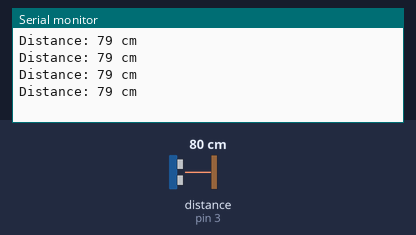
Bench run of a sketch on a simulated Arduino Uno, built with avr-gcc and run on an emulated ATmega328P. Parts: the last lines printed to the serial monitor. Wiring (inferred from the names in the program): ultrasonic range finder: trigger pin 2; echo pin 3. Inputs (shaded band) come from the test bench; at power-on: distance to the obstacle (sensor on pin 3) 80 cm. The echo pulse lasts 58.3 µs per cm.

Above: at 1.2 s.
1.3 s: distance to the obstacle (sensor on pin 3) set to 2 cm
At 1.73 s:
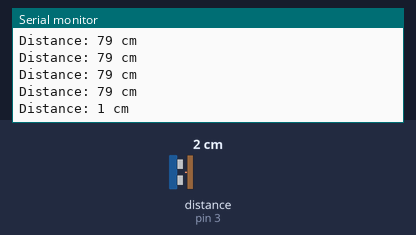
2.8 s: distance to the obstacle (sensor on pin 3) set to 4 cm
At 2.94 s:
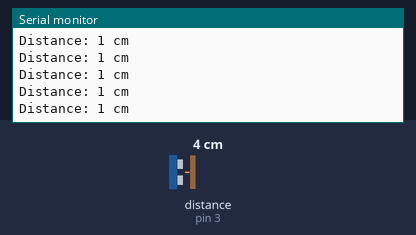
Timing chart, 0 to 5.8 s (numbered marks = the images above; inputs shaded):
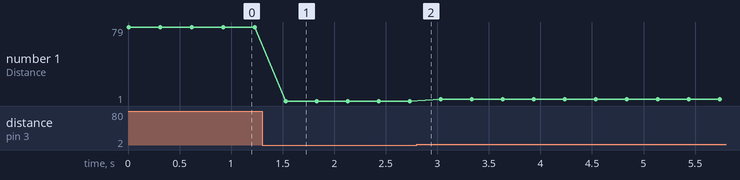

Measured:
- after the input at 1.3 s, the serial monitor: prints a new line after 0.23 s (image 1)
- plotted number 1: 79 → 1 after the input at 1.3 s, 1 → 3 after the input at 2.8 s

The sketch:

distance_mearsing.ino
```cpp
int trigPin = 2;
int echoPin = 3;
unsigned long duration;
int distance;

void setup()
{
    // put your setup code here, to run once:
    Serial.begin(9600);
    pinMode(trigPin, OUTPUT);
    pinMode(echoPin, INPUT);
}

void loop()
{
    // put your main code here, to run repeatedly:
    digitalWrite(trigPin, LOW);  // make sure trigger pin starts LOW
    delayMicroseconds(2);        // ensures a clean LOW

    // step 1:send a 10ms trigger pulse
    digitalWrite(trigPin, HIGH);
    delayMicroseconds(10);
    digitalWrite(trigPin, LOW);

    // step 2: measure how long Echo pin stays HIGH
    duration = pulseIn(echoPin, HIGH);
    // step 3: convert time to distance
    distance = duration * 0.0343 / 2;

    Serial.print("Distance: ");
    Serial.print(distance);
    Serial.println(" cm");

    delay(300);
}
```
